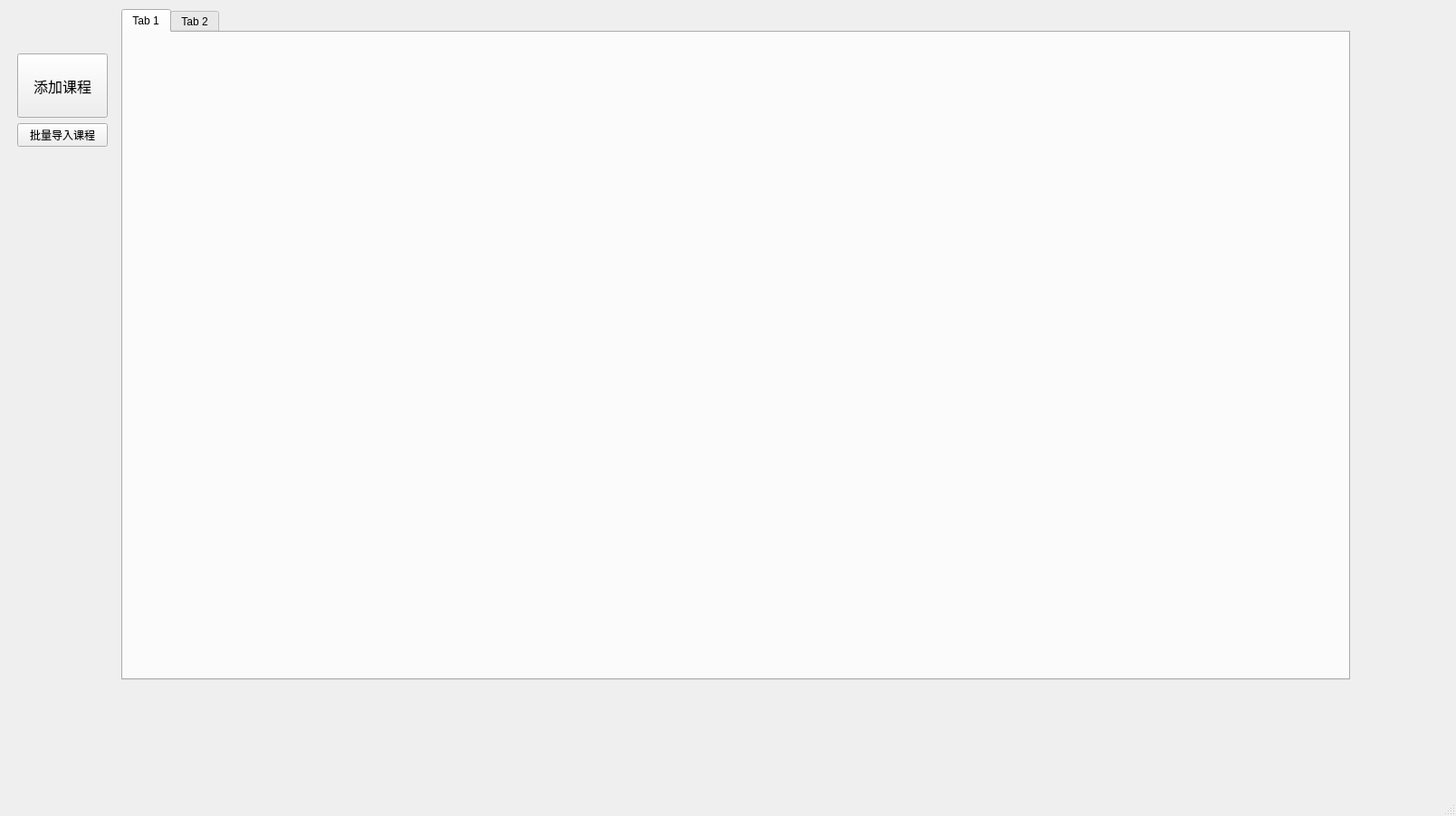
<?xml version="1.0" encoding="UTF-8"?>
<ui version="4.0">
 <class>MainWindow</class>
 <widget class="QMainWindow" name="MainWindow">
  <property name="geometry">
   <rect>
    <x>0</x>
    <y>0</y>
    <width>1608</width>
    <height>901</height>
   </rect>
  </property>
  <property name="minimumSize">
   <size>
    <width>1600</width>
    <height>900</height>
   </size>
  </property>
  <property name="windowTitle">
   <string>MainWindow</string>
  </property>
  <property name="styleSheet">
   <string notr="true">#frame{border:1px solid}</string>
  </property>
  <widget class="QWidget" name="centralwidget">
   <property name="styleSheet">
    <string notr="true">#QFrame{border:1px solid black}</string>
   </property>
   <widget class="QWidget" name="widget" native="true">
    <property name="geometry">
     <rect>
      <x>10</x>
      <y>10</y>
      <width>1481</width>
      <height>741</height>
     </rect>
    </property>
    <layout class="QHBoxLayout" name="horizontalLayout">
     <item>
      <widget class="QWidget" name="widget_2" native="true">
       <property name="font">
        <font>
         <family>Adobe Caslon Pro Bold</family>
        </font>
       </property>
       <layout class="QVBoxLayout" name="verticalLayout">
        <item>
         <spacer name="verticalSpacer">
          <property name="orientation">
           <enum>Qt::Vertical</enum>
          </property>
          <property name="sizeType">
           <enum>QSizePolicy::Fixed</enum>
          </property>
          <property name="sizeHint" stdset="0">
           <size>
            <width>20</width>
            <height>40</height>
           </size>
          </property>
         </spacer>
        </item>
        <item>
         <widget class="QPushButton" name="addCourseButton">
          <property name="sizePolicy">
           <sizepolicy hsizetype="Minimum" vsizetype="Minimum">
            <horstretch>0</horstretch>
            <verstretch>0</verstretch>
           </sizepolicy>
          </property>
          <property name="minimumSize">
           <size>
            <width>100</width>
            <height>60</height>
           </size>
          </property>
          <property name="baseSize">
           <size>
            <width>75</width>
            <height>61</height>
           </size>
          </property>
          <property name="font">
           <font>
            <pointsize>12</pointsize>
            <bold>false</bold>
           </font>
          </property>
          <property name="text">
           <string>添加课程</string>
          </property>
         </widget>
        </item>
        <item>
         <widget class="QPushButton" name="fileinput">
          <property name="enabled">
           <bool>true</bool>
          </property>
          <property name="text">
           <string>批量导入课程</string>
          </property>
         </widget>
        </item>
        <item>
         <spacer name="verticalSpacer_2">
          <property name="orientation">
           <enum>Qt::Vertical</enum>
          </property>
          <property name="sizeType">
           <enum>QSizePolicy::Fixed</enum>
          </property>
          <property name="sizeHint" stdset="0">
           <size>
            <width>20</width>
            <height>580</height>
           </size>
          </property>
         </spacer>
        </item>
       </layout>
      </widget>
     </item>
     <item>
      <widget class="QTabWidget" name="tabWidget">
       <property name="sizePolicy">
        <sizepolicy hsizetype="Expanding" vsizetype="Expanding">
         <horstretch>0</horstretch>
         <verstretch>0</verstretch>
        </sizepolicy>
       </property>
       <property name="minimumSize">
        <size>
         <width>100</width>
         <height>700</height>
        </size>
       </property>
       <property name="currentIndex">
        <number>0</number>
       </property>
       <widget class="QWidget" name="tab">
        <attribute name="title">
         <string>Tab 1</string>
        </attribute>
        <widget class="QTableWidget" name="courseTable">
         <property name="geometry">
          <rect>
           <x>20</x>
           <y>20</y>
           <width>0</width>
           <height>0</height>
          </rect>
         </property>
         <property name="sizePolicy">
          <sizepolicy hsizetype="Fixed" vsizetype="Fixed">
           <horstretch>0</horstretch>
           <verstretch>0</verstretch>
          </sizepolicy>
         </property>
         <property name="minimumSize">
          <size>
           <width>0</width>
           <height>0</height>
          </size>
         </property>
         <property name="styleSheet">
          <string notr="true">.courseTable{border: 0px}</string>
         </property>
        </widget>
       </widget>
       <widget class="QWidget" name="tab_2">
        <attribute name="title">
         <string>Tab 2</string>
        </attribute>
        <widget class="QTableWidget" name="ddlTable">
         <property name="geometry">
          <rect>
           <x>230</x>
           <y>-10</y>
           <width>0</width>
           <height>0</height>
          </rect>
         </property>
         <property name="sizePolicy">
          <sizepolicy hsizetype="Fixed" vsizetype="Fixed">
           <horstretch>0</horstretch>
           <verstretch>0</verstretch>
          </sizepolicy>
         </property>
         <property name="minimumSize">
          <size>
           <width>0</width>
           <height>0</height>
          </size>
         </property>
        </widget>
       </widget>
      </widget>
     </item>
    </layout>
   </widget>
  </widget>
  <widget class="QMenuBar" name="menubar">
   <property name="geometry">
    <rect>
     <x>0</x>
     <y>0</y>
     <width>1608</width>
     <height>20</height>
    </rect>
   </property>
  </widget>
  <widget class="QStatusBar" name="statusbar"/>
 </widget>
 <resources/>
 <connections/>
</ui>
